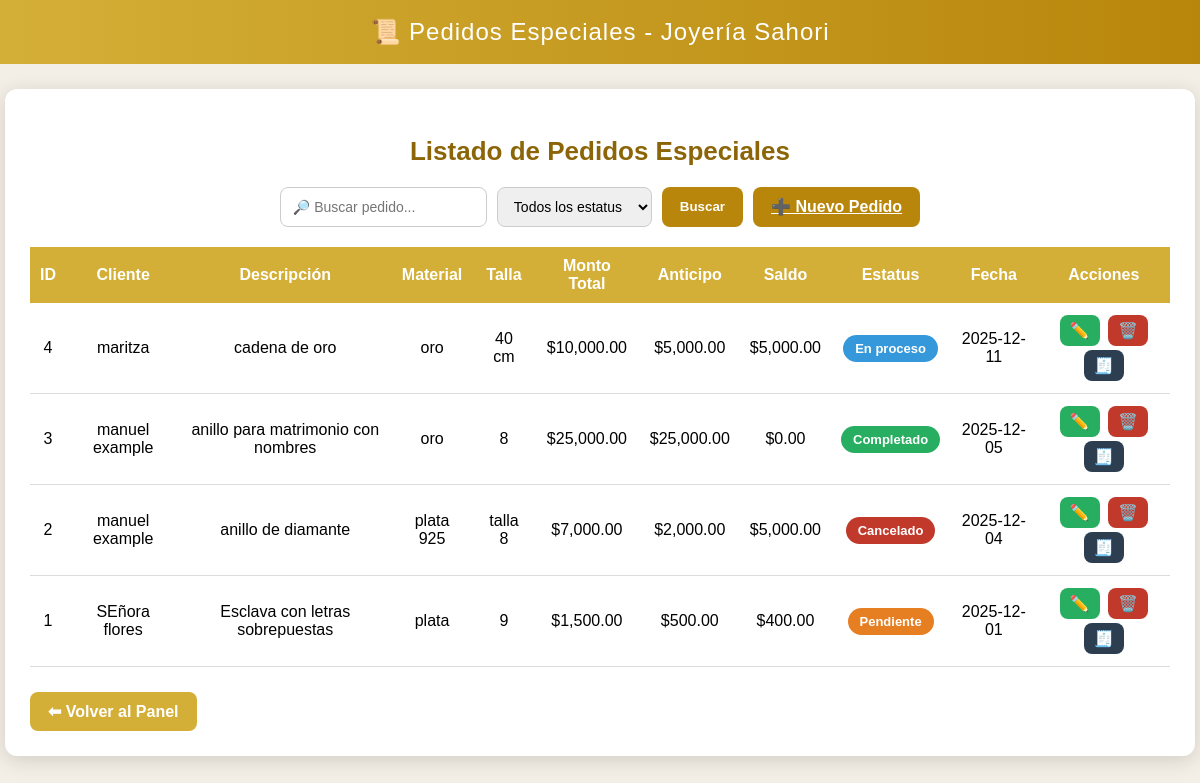
The page /pedidos.php on the database its author committed.
### tables this page shows
CREATE TABLE `pedidos` (
  `id` int(11) NOT NULL,
  `cliente_id` int(11) NOT NULL,
  `descripcion` text NOT NULL,
  `material` varchar(100) DEFAULT NULL,
  `talla` varchar(50) DEFAULT NULL,
  `peso_aproximado` decimal(10,2) DEFAULT NULL,
  `fecha_pedido` date DEFAULT NULL,
  `fecha_entrega` date DEFAULT NULL,
  `monto_total` decimal(10,2) DEFAULT NULL,
  `anticipo` decimal(10,2) DEFAULT NULL,
  `saldo_restante` decimal(10,2) DEFAULT NULL,
  `estatus` varchar(50) DEFAULT 'Pendiente'
);

CREATE TABLE `clientes` (
  `id` int(11) NOT NULL,
  `nombre` varchar(100) NOT NULL,
  `telefono` varchar(20) DEFAULT NULL,
  `email` varchar(100) DEFAULT NULL,
  `direccion` varchar(200) DEFAULT NULL,
  `observacion` varchar(150) NOT NULL,
  `fecha_registro` timestamp NOT NULL DEFAULT current_timestamp()
);

### pedidos.php (the view, shortened to what this page needs)
<?php
include 'db.php';
$busqueda = isset($_GET['busqueda']) ? trim($_GET['busqueda']) : '';
$sql = "SELECT p.*, c.nombre AS cliente_nombre
        FROM pedidos p
        INNER JOIN clientes c ON p.cliente_id = c.id
        WHERE 1=1";
$sql .= " ORDER BY p.fecha_pedido DESC";
$resultado = $conn->query($sql);
?>
<!DOCTYPE html>
<html lang="es">
<head>
</head>
<body>
<header>📜 Pedidos Especiales - Joyería Sahori</header>
<div class="container">
    <h2>Listado de Pedidos Especiales</h2>
    <form method="GET">
        <input type="text" name="busqueda" placeholder="🔎 Buscar pedido..." value="<?= htmlspecialchars($busqueda) ?>">
        <select name="estatus">
            <option value="">Todos los estatus</option>
        </select>
        <button type="submit">Buscar</button>
        <a href="agregar_pedido.php" class="btn-agregar">➕ Nuevo Pedido</a>
    </form>
    <table>
        <tr>
            <th>ID</th>
            <th>Cliente</th>
            <th>Descripción</th>
            <th>Material</th>
            <th>Talla</th>
            <th>Monto Total</th>
            <th>Anticipo</th>
            <th>Saldo</th>
            <th>Estatus</th>
            <th>Fecha</th>
            <th>Acciones</th>
        </tr>
        <?php if ($resultado->num_rows > 0): ?>
            <?php while ($row = $resultado->fetch_assoc()): ?>
            <?php
                $chip = '';
                switch ($row['estatus']) {
                    case "Pendiente":  $chip = "<span class='chip pendiente'>Pendiente</span>"; break;
                    case "En proceso": $chip = "<span class='chip proceso'>En proceso</span>"; break;
                    case "Completado": $chip = "<span class='chip completo'>Completado</span>"; break;
                    case "Cancelado":  $chip = "<span class='chip cancelado'>Cancelado</span>"; break;
                }
            ?>
            <tr>
                <td><?= $row['id'] ?></td>
                <td><?= htmlspecialchars($row['cliente_nombre']) ?></td>
                <td><?= htmlspecialchars($row['descripcion']) ?></td>
                <td><?= htmlspecialchars($row['material']) ?></td>
                <td><?= htmlspecialchars($row['talla']) ?></td>
                <td>$<?= number_format($row['monto_total'], 2) ?></td>
                <td>$<?= number_format($row['anticipo'], 2) ?></td>
                <td>$<?= number_format($row['saldo_restante'], 2) ?></td>
                <td><?= $chip ?></td>
                <td><?= $row['fecha_pedido'] ?></td>
                <td class="acciones">
                    <a href="editar_pedido.php?id=<?= $row['id'] ?>" class="editar">✏️</a>
                    <a href="eliminar_pedido.php?id=<?= $row['id'] ?>" class="eliminar" onclick="return confirm('¿Eliminar pedido?')">🗑️</a>
    <a href="ticket_pedido.php?id=<?= $row['id'] ?>" class="ticket" target="_blank">🧾</a>
                </td>
            </tr>
            <?php endwhile; ?>
        <?php else: ?>
            <tr><td colspan="11">❌ No se encontraron pedidos.</td></tr>
        <?php endif; ?>
    </table>
    <a href="panel.php" class="volver">⬅ Volver al Panel</a>
</div>
</body>
</html>

### pedidos.php (style rules this page uses)
body { font-family: 'Poppins', sans-serif; background-color: #f4efe6; margin: 0; }
header { background: linear-gradient(to right, #d4af37, #b8860b); color: white; text-align: center; padding: 18px; font-size: 24px; letter-spacing: 1px; }
.container { width: 95%; margin: 25px auto; background: white; padding: 25px; border-radius: 12px; box-shadow: 0 4px 20px rgba(0,0,0,0.15); }
h2 { text-align: center; margin-bottom: 20px; color: #8b6508; font-size: 26px; }
form { display: flex; flex-wrap: wrap; gap: 10px; justify-content: center; margin-bottom: 20px; }
input, select { padding: 10px 12px; border-radius: 8px; border: 1px solid #ccc; font-size: 14px; }
button, .btn-agregar { background: #b8860b; color: white; border: none; padding: 10px 18px; border-radius: 8px; font-weight: bold; cursor: pointer; }
table { width: 100%; border-collapse: collapse; margin-top: 15px; }
th { background-color: #d4af37; padding: 10px; color: white; text-align: center; }
td { padding: 10px; border-bottom: 1px solid #ddd; text-align: center; }
.chip { padding: 6px 12px; border-radius: 20px; color: white; font-weight: bold; font-size: 13px; }
.pendiente { background: #e67e22; }
.proceso { background: #3498db; }
.completo { background: #27ae60; }
.cancelado { background: #c0392b; }
.acciones a { padding: 6px 10px; border-radius: 8px; color: white; text-decoration: none; font-weight: bold; display: inline-block; margin: 2px; }
.editar { background: #27ae60; }
.eliminar { background: #c0392b; }
.ticket { background: #2c3e50; }
.volver { display: block; margin-top: 25px; width: fit-content; padding: 10px 18px; background: #d4af37; color: white; text-decoration: none; font-weight: bold; border-radius: 8px; }

### rows shown on the page
pedidos: id "4", cliente.nombre "maritza", descripcion "cadena de oro", material "oro", talla "40 cm", monto_total "10,000.00", anticipo "5,000.00", saldo_restante "5,000.00", estatus "En proceso", fecha_pedido "2025-12-11"
pedidos: id "3", cliente.nombre "manuel example", descripcion "anillo para matrimonio con nombres", material "oro", talla "8", monto_total "25,000.00", anticipo "25,000.00", saldo_restante "0.00", estatus "Completado", fecha_pedido "2025-12-05"
pedidos: id "2", cliente.nombre "manuel example", descripcion "anillo de diamante", material "plata 925", talla "talla 8", monto_total "7,000.00", anticipo "2,000.00", saldo_restante "5,000.00", estatus "Cancelado", fecha_pedido "2025-12-04"
pedidos: id "1", cliente.nombre "SEñora flores", descripcion "Esclava con letras sobrepuestas", material "plata", talla "9", monto_total "1,500.00", anticipo "500.00", saldo_restante "400.00", estatus "Pendiente", fecha_pedido "2025-12-01"
